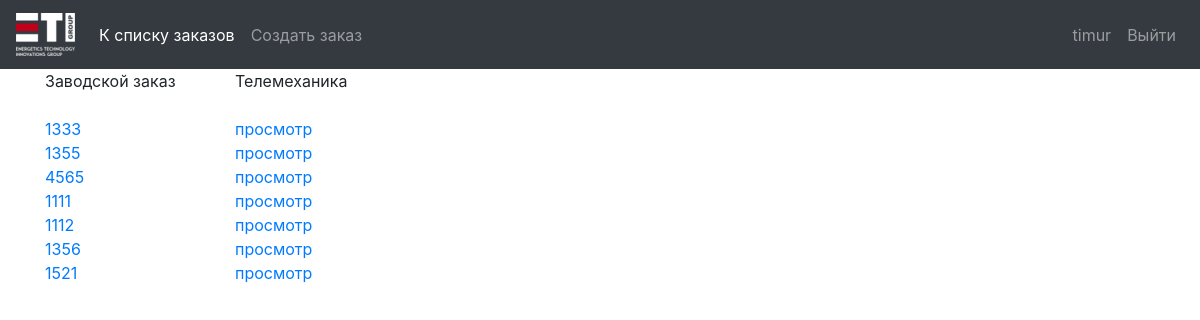
The app's page / (signed in), older data.
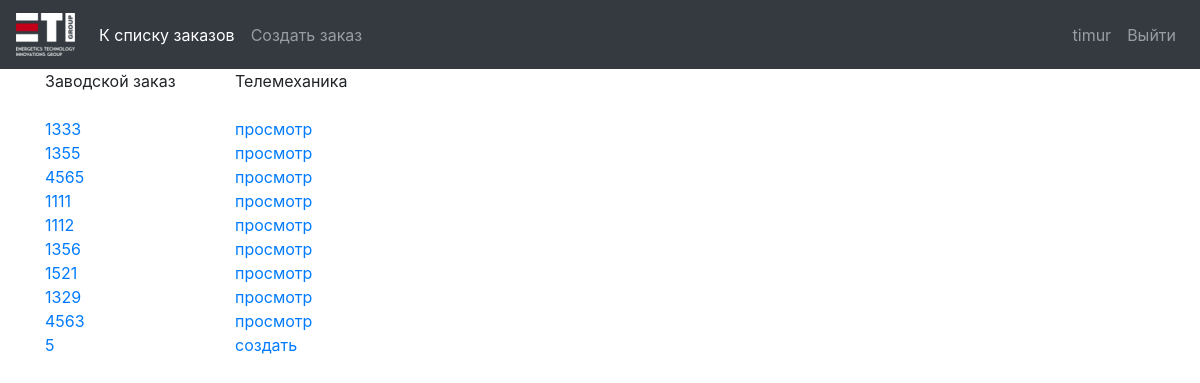
The same page, newer data.
### otk/models/order.py (models this page shows)
class OTKOrder(models.Model):
    man_number = models.IntegerField(unique=True)
    tm_checklist = models.OneToOneField(TMCheckList,
                                        on_delete=models.SET_NULL,
                                        unique=True,
                                        blank = True,
                                        null = True,
                                        default = None)
    def __str__(self):
        return str(self.man_number)

### otk/views/views.py (the view)
# urls.py: path('', CheckListListView.as_view(), name='checklist_list'),
class CheckListListView(UserAccessMixin, ListView):
    permission_required = 'otk.view_order'
    redirect_without_permission = 'login'
    model = OTKOrder
    template_name = 'checklist_list.html'

### otk/views/mixins/user_access_mixin.py (called while the page is built)
    def dispatch(self, request, *args, **kwargs):
        if(not self.request.user.is_authenticated):
            return redirect_to_login(self.request.get_full_path(),
                                     self.get_login_url(), self.get_redirect_field_name())
        if(not self.has_permission()):
            if(self.view_name is None):
                return redirect(self.redirect_without_permission)
            else:
                return redirect(self.view_name, pk = kwargs['pk'])
        return super(UserAccessMixin, self).dispatch(request, *args, **kwargs)

### otk/templates/checklist_list.html
{% extends 'base.html' %}
{% block content %}
    <div class="container">
        <div class="row">
            <div class="col-2">
                Заводской заказ
            </div>
            <div class="col-sm">
                Телемеханика
            </div>
        </div>
        <br/>
        {% for otkorder in object_list %}
            <div class="row">
                <div class="col-2">
                    <a href=""> {{ otkorder }} </a>
                </div>
                <div class="col-sm">
                    {% if  otkorder.tm_checklist  %}
                        <a href="{% url 'tm_checklist_detail' otkorder.tm_checklist.id %}">просмотр </a>
                    {% else %}
                        <a href="{% url 'tm_checklist_create' otkorder.pk %}">создать </a>
                    {% endif %}
                </div>
            </div>
        {% endfor %}
{% endblock content %}

### otk/templates/base.html (shortened to what this page needs)
{% load static %}
<html>
    <head>
        <link rel="stylesheet" href="https://stackpath.bootstrapcdn.com/bootstrap/4.1.3/css/bootstrap.min.css">
        <link href="{% static 'css/tm_chl_detail.css' %}" rel="stylesheet">
    </head>
    <body>
        <nav class="navbar navbar-expand-lg navbar-dark bg-dark">
        <a class="navbar-brand" href="#"><img src="{% static 'img/logo.png'%}"/></a>
        <div class="collapse navbar-collapse" id="navbarNav">
            <ul class="navbar-nav mr-auto">
                <li class="nav-item active">
                    <a class="nav-link" href="{% url 'checklist_list' %}">К списку заказов <span class="sr-only">(current)</span></a>
                </li>
                <li class="nav-item">
                    <a class="nav-link" href="{% url 'order_create' %}">Создать заказ</a>
                </li>
            </ul>
            <ul class="navbar-nav">
                {% if  user.is_authenticated %}
                    <li class="nav-item">
                        <a class="nav-link" href="">{{ user.username }}</a>
                    </li>
                    <li class="nav-item">
                        <a class="nav-link" href="{% url 'logout' %}">Выйти</a>
                    </li>
                {% endif %}
            </ul>
        </div>
        </nav>
        {% block content %}
        {% endblock content %}
    </body>
</html>

Row changes from the older to the newer data that the page shows:
added OTKOrder: man_number "1329", shows "просмотр"
added OTKOrder: man_number "4563", shows "просмотр"
added OTKOrder: man_number "5", shows "создать"
